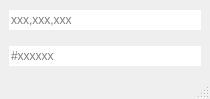
<?xml version="1.0" encoding="UTF-8"?>
<ui version="4.0">
 <class>MainWindow</class>
 <widget class="QMainWindow" name="MainWindow">
  <property name="geometry">
   <rect>
    <x>0</x>
    <y>0</y>
    <width>210</width>
    <height>99</height>
   </rect>
  </property>
  <property name="windowTitle">
   <string>调色板</string>
  </property>
  <widget class="QWidget" name="centralwidget">
   <property name="autoFillBackground">
    <bool>true</bool>
   </property>
   <layout class="QVBoxLayout" name="verticalLayout">
    <property name="topMargin">
     <number>0</number>
    </property>
    <property name="bottomMargin">
     <number>0</number>
    </property>
    <item>
     <widget class="QLineEdit" name="lineEdit_rgb">
      <property name="frame">
       <bool>false</bool>
      </property>
      <property name="placeholderText">
       <string>xxx,xxx,xxx</string>
      </property>
     </widget>
    </item>
    <item>
     <widget class="QLineEdit" name="lineEdit_hex">
      <property name="frame">
       <bool>false</bool>
      </property>
      <property name="placeholderText">
       <string>#xxxxxx</string>
      </property>
     </widget>
    </item>
   </layout>
  </widget>
  <widget class="QMenuBar" name="menubar">
   <property name="geometry">
    <rect>
     <x>0</x>
     <y>0</y>
     <width>210</width>
     <height>33</height>
    </rect>
   </property>
  </widget>
  <widget class="QStatusBar" name="statusbar"/>
 </widget>
 <resources/>
 <connections/>
</ui>
